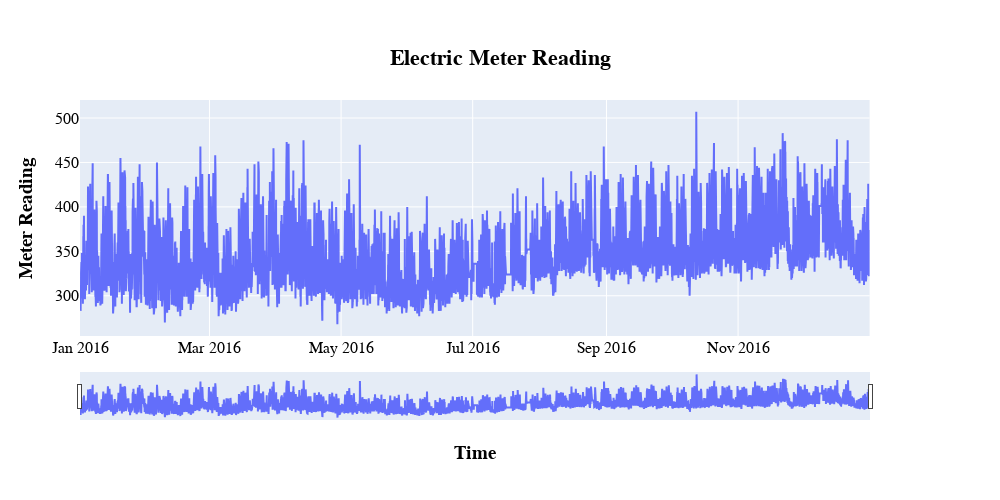

Notebook code cell kept with this figure:
### Markdown cell above
### Impute zero values

### Code cell
elec_consumption['meter_reading'].replace(to_replace=0, method='ffill', inplace=True)
# ax = sns.boxplot(x=elec_consumption["meter_reading"])
# Make subplot figure 
fig = make_subplots(specs=[[{"secondary_y": True}]])
fig.add_trace(go.Scatter(x=elec_consumption.index,
                         y=elec_consumption['meter_reading'],
                         name="Actual")) #line_color='lightblue'
fig.update_layout(xaxis_rangeslider_visible=True)
fig.update_layout(width=1000, height=500,
                      title= {'text': "<b>Electric Meter Reading<b>", 'y':0.9, 'x':0.5, 'xanchor': 'center', 'yanchor': 'top'},
                      xaxis_title="<b>Time<b>",
                      yaxis_title="<b>Meter Reading<b>",
                      font=dict(family="Courier New, monospace", size=16, color='black'))
fig.show()

### Figure 1 — Plotly figure (JSON) as saved in the notebook; plotly's stock layout.template omitted (floating-point values rounded to 4 significant figures; data arrays with more than 128 entries replaced by an {"elided": "..."} marker saying what was removed)
{"data": [{"name": "Actual", "type": "scatter", "x": {"elided": "8784 str values"}, "y": {"elided": "8784 int values"}}], "layout": {"font": {"color": "black", "family": "Courier New, monospace", "size": 16}, "height": 500, "title": {"text": "<b>Electric Meter Reading<b>", "x": 0.5, "xanchor": "center", "y": 0.9, "yanchor": "top"}, "width": 1000, "xaxis": {"anchor": "y", "autorange": true, "domain": [0, 0.94], "range": ["2016-01-01", "2016-12-31 23:00"], "rangeslider": {"autorange": true, "range": ["2016-01-01", "2016-12-31 23:00"], "visible": true, "yaxis": {"_template": null, "rangemode": "match"}}, "title": {"text": "<b>Time<b>"}, "type": "date"}, "yaxis": {"anchor": "x", "autorange": true, "domain": [0, 1], "range": [254.7, 520.3], "title": {"text": "<b>Meter Reading<b>"}, "type": "linear"}, "yaxis2": {"anchor": "x", "overlaying": "y", "side": "right"}}}
